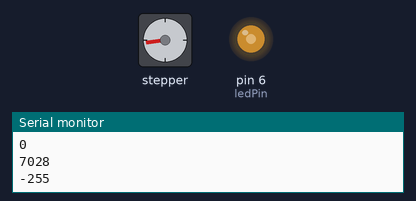
The sketch below on a simulated Arduino Uno, built with avr-gcc and run on an emulated ATmega328P. Shown: stepper motor, output pins drawn as LEDs (lit = HIGH), the last lines printed to the serial monitor. Stepper angles assume 200 steps per turn.

Above: at 1.2 s.
At 2.0 s:
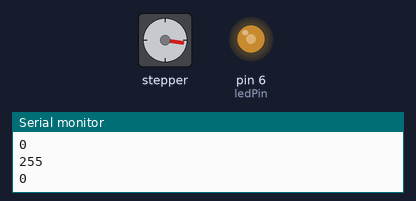
Timing chart, 0 to 2.3 s (numbered marks = the images above):
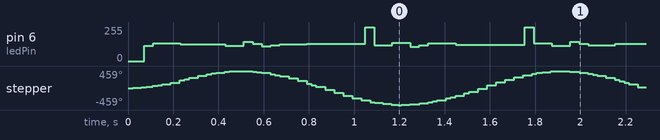

The sketch:

step_led.ino
```cpp
#include <AccelStepper.h>

// Define pin connections
const int dirPin = 2;   // Dir핀 설정
const int stepPin = 3;  // Step핀 설정

// Define motor interface type
#define motorInterfaceType 1

// Creates an instance
AccelStepper stepper(motorInterfaceType, stepPin, dirPin);
// LED 설정
const int ledPin = 6;
float brightness = 0;
float fadeAmount = 1;

void setup() {
  // 스텝모터 및 LED 초기화
  stepper.setMaxSpeed(12800);  // 최대 속도 설정
  stepper.setAcceleration(5000);  // 가속도 설정
  stepper.setCurrentPosition(0); // 현재 위치를 0으로 설정
  stepper.setSpeed(1000); // 초기 속도 설정 (단위: 스텝/초)
  stepper.moveTo(255);
  pinMode(ledPin, OUTPUT);
  Serial.begin(9600);
}

void loop() {
  Serial.println(stepper.currentPosition());
  int i=0;
  while(stepper.distanceToGo()!=0){
    i++;
    stepper.run();
    // LED 밝기 조절
    analogWrite(ledPin, brightness);
    brightness = brightness + (fadeAmount);  // 밝기 증가 또는 감소
    // 밝기가 0 또는 255에 도달하면 방향을 바꿔줍니다.
    if (brightness == 0 || brightness == 255) {
      fadeAmount = -fadeAmount;
    }
  }
  Serial.println(i);
  stepper.moveTo(-stepper.currentPosition());
  while(stepper.distanceToGo()!=0){
    stepper.run();
    // LED 밝기 조절
    analogWrite(ledPin, brightness);

    brightness = brightness + fadeAmount;  // 밝기 증가 또는 감소
    // 밝기가 0 또는 255에 도달하면 방향을 바꿔줍니다.
    if (brightness == 0 || brightness == 255) {
      fadeAmount = -fadeAmount;
    }
  }
}
```

Measured:
- by itself, stepper: turns 459° clockwise in 0.47 s, then 918° counter-clockwise in 0.68 s, then 918° clockwise in 0.69 s, then 440° counter-clockwise in 0.30 s
